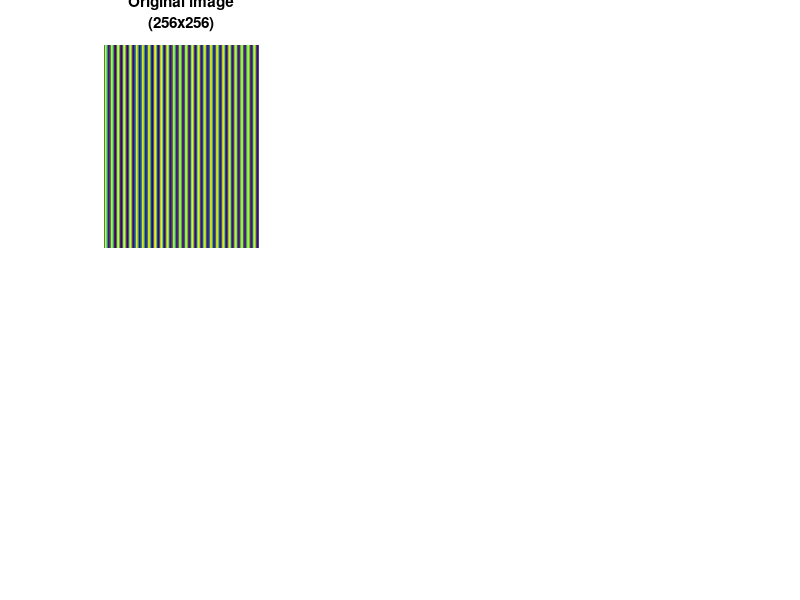

Write the MATLAB code that produced this figure. (Note: this script raises an error after producing the figure.)

saveFlag = 0;

im = zeros(256);

wave = sin(linspace(0,50*pi, size(im,1))) + 1;

im(:) = repmat(wave.*255, 256,1);


figure(1); clf;
    subplot(2,3,1)
    imagesc(im);
    title({'Original image', '(256x256)'})
    axis off;
    
SaveCurrentFig(saveFlag, 1, './Pics', 'demo1_a', '-dpng');
    
%%

[R, xp] = radon(im, 1:10:180);
bpR  = iradon(R, 10, 'linear','none');
bpR1 = iradon(R(:,1), 1, 'linear','none');
fbpR = iradon(R, 10);

    subplot(2,2,3);
    imagesc(R);
    title('Sinogram')
    xlabel('Angle (deg)')
    ylabel('Ray #')
    
SaveCurrentFig(saveFlag, 1, './Pics', 'demo1_b', '-dpng');
    
    subplot(2,3,2);
    imagesc(bpR1);
    axis off;
    title({'Reco from', 'First row'})
    
SaveCurrentFig(saveFlag, 1, './Pics', 'demo1_c', '-dpng');
    
    subplot(2,2,4);
    imagesc(bpR);
    title({'Reco from', 'full data'})
    axis off;
    
SaveCurrentFig(saveFlag, 1, './Pics', 'demo1_d', '-dpng');
    
    subplot(2,3,3);
    imagesc(fbpR);
    title('Filtered Reco');
    axis off;
    
SaveCurrentFig(saveFlag, 1, './Pics', 'demo1_e', '-dpng');

%%

   
freqs=linspace(-1, 1, length(xp)).';
myFilter = abs( freqs );
myFilter = repmat(myFilter, [1 size(R,2)]);

% do my own FT domain filtering
ft_R = fftshift(fft(R,[],1),1);
filteredProj = ft_R .* myFilter;
filteredProj = ifftshift(filteredProj,1);
ift_R = real(ifft(filteredProj,[],1));

figure(2); clf; 
    gs = 0.25;
    CreateAxes(2,3,1,gs);
    imagesc(im);
    axis off; axis tight
    title('Orig. image')
    
SaveCurrentFig(saveFlag, 1, './Pics', 'demo2_a', '-dpng');

    CreateAxes(2,3,4,0.35, [0.02,-0.1]);
    imagesc(R);
    title('Sinogram')
    xlabel('Angle (deg)')
    ylabel('Ray #')
    
SaveCurrentFig(saveFlag, 1, './Pics', 'demo2_b', '-dpng');
    
    CreateAxes(2,3,2,0.35);
    imagesc(log(abs(real(ft_R))));
    title('FFT of Sinogram')
    xlabel('Angle (deg)')
    ylabel('Freq');
    yticks([1, xp(end), 2*xp(end)]);
    yticklabels({xp(1), 0, xp(end)});
    
SaveCurrentFig(saveFlag, 1, './Pics', 'demo2_c', '-dpng');
    
    CreateAxes(2,3,5,0.35);
    plot(xp, abs(xp)./128, 'r');
    title('Ramp filter')
    xlabel('Freq')
    ylabel('Weight');
    axis tight
    
SaveCurrentFig(saveFlag, 1, './Pics', 'demo2_d', '-dpng');
    
    CreateAxes(2,3,3,0.35);
    imagesc(real(log(real(filteredProj))));
    title('Filtered FFT')
    xlabel('Angle (deg)')
    ylabel('Ray #')
    
SaveCurrentFig(saveFlag, 1, './Pics', 'demo2_e', '-dpng');
    
    CreateAxes(2,3,6,gs);
    imagesc(ift_R);
    axis off; axis tight
    title('Filtered Sino')
    
SaveCurrentFig(saveFlag, 1, './Pics', 'demo2_f', '-dpng');
    
%%

fftR = fftshift(fft(R,[],1));

figure(3); clf;
    imagesc(real(fftR));

    
%%
im_fft = (fft2(P));

figure; plot(abs(im_fft(2,1:128)).*linspace(0,1,128))


%% 

P = phantom(128); 
    imshow(P);
    
%%

[R, xp] = radon(P, 1:180);

figure; imshow(R,[])
figure; plot(R(:,1));

r1 = R(:,40);
r1_ft = fft(r1);

figure; plot(abs(fftshift(r1_ft)))

%%

freqs=linspace(-1, 1, length(xp)).';
myFilter = abs( freqs );
myFilter = repmat(myFilter, [1 size(R,2)]);

% do my own FT domain filtering
ft_R = fftshift(fft(R,[],1),1);
filteredProj = ft_R .* myFilter;
filteredProj = ifftshift(filteredProj,1);
ift_R = real(ifft(filteredProj,[],1));

figure;
    subplot(2,2,1)
    imagesc(R)
    subplot(2,2,2)
    imagesc(ift_R)
    subplot(2,2,3)
    imagesc(real(ft_R))
    subplot(2,2,4)
    imagesc(real(filteredProj))

%%

R_reco = iradon(R, 1:180,'linear','none');
R2_reco = iradon(ift_R, 1:180,'linear','none');

figure;
    subplot(1,2,1)
    imshow(R_reco,[])
    subplot(1,2,2)
    imshow(R2_reco,[])

%%


figure(2); clf;
for i=1:180
    R_reco = iradon(R(:,1:i), 1:i,'linear','none');
    
    R2_reco = iradon(ift_R(:,1:i), 1:i,'linear','none');
    
    subplot(1,2,1);
    imshow(R_reco, []);    
    subplot(1,2,2);
    imshow(R2_reco, []);
    title(sprintf('No. angles: %d', i));
%     drawnow
pause
end

%% Lead field pööpöilyä

LFs = repmat({sparse(1)},length(P(:)),1);

tic
for j = 1:length(P(:))
	im = zeros(size(P,1), 128);
    im(j) = 1;
    tmp = radon(im);
    LFs{j} = sparse(tmp(:));
end

toc

LFs2 = sparse(cell2mat(LFs'));

%% Apply lead field to the phantom image

% spect = reshape(full(LFs2) * P(:), 185,180);
spect = radon(P, 1:180);

spect = spect + (rand(size(spect))-0.5) .* 2;


figure;
    imshow(spect,[]);

%% Simple sirt

opt.maxstep = 1000;
opt.plotFlag= false;
opt.plotConv= true;
opt.convThrs= false;

tic
[reco_sirt1, delta1] = simple_sirt(LFs2, spect, opt);
toc

